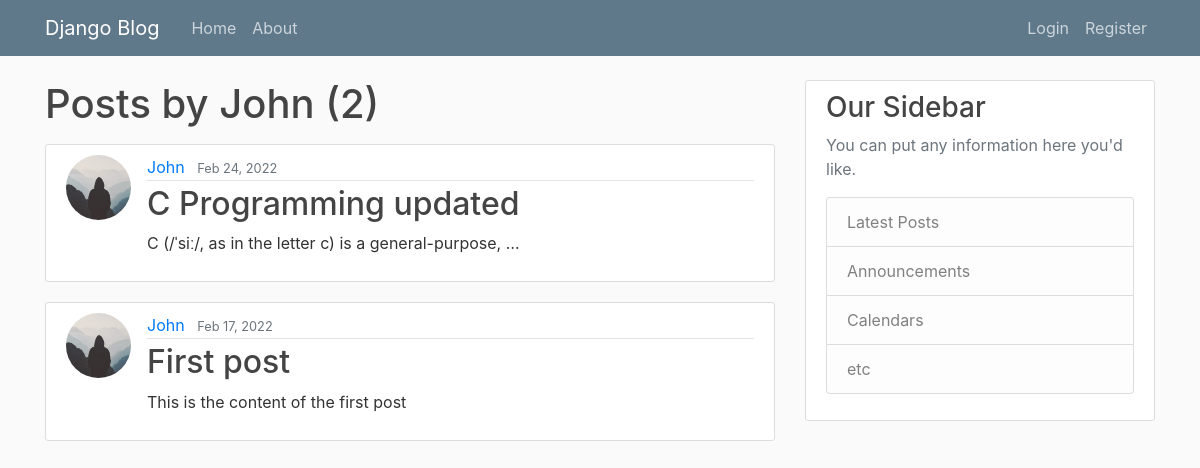
The app's page /user/John, older data.
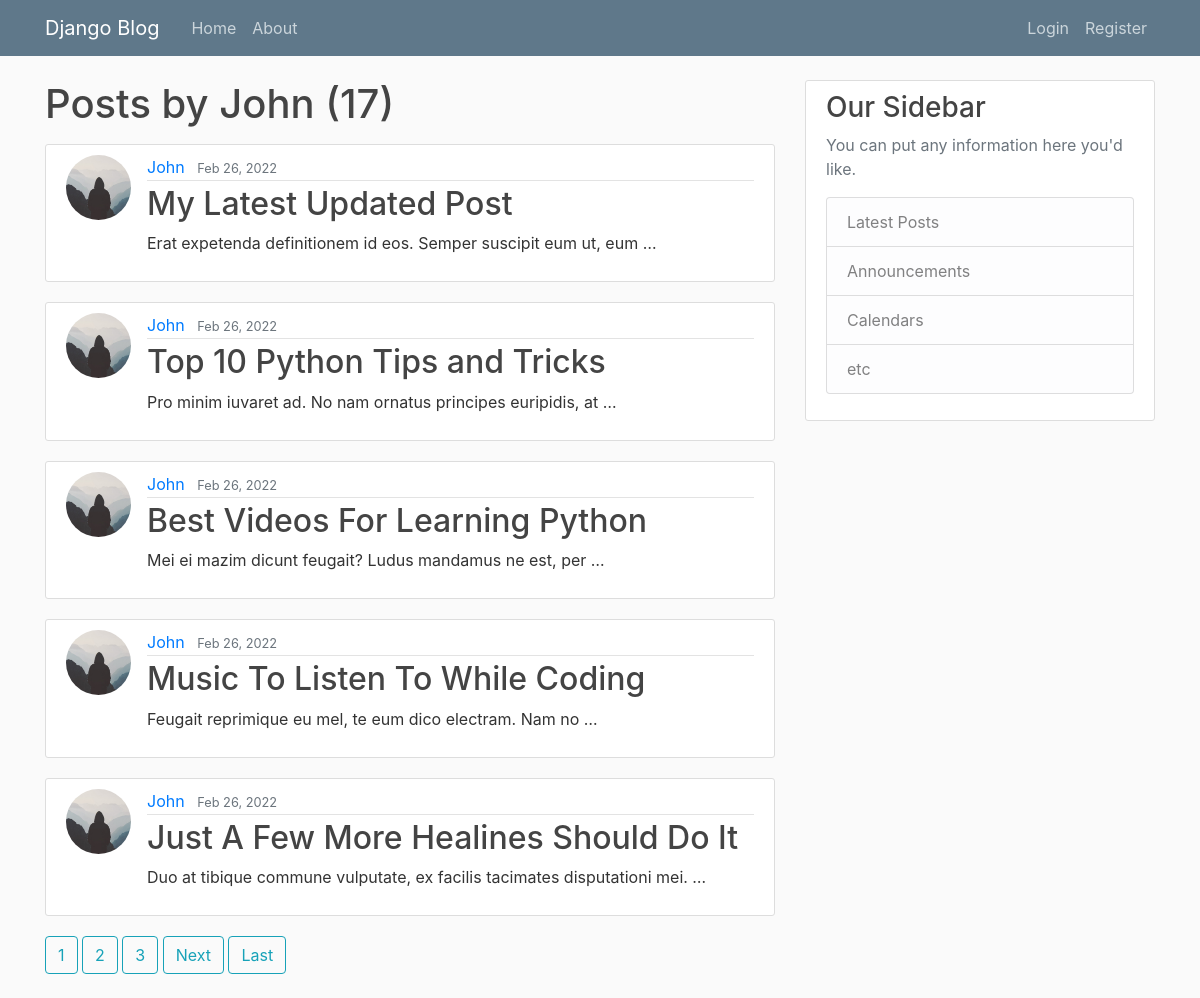
The same page, newer data.
### blog/models.py (models this page shows, shortened)
class Post(models.Model):
    title = models.CharField(max_length=100)
    content = models.TextField()
    date_posted = models.DateTimeField(default=timezone.now)
    author = models.ForeignKey(User, on_delete=models.CASCADE)
    def get_absolute_url(self):
        return reverse("blog-detail", kwargs={"pk": self.pk})

### users/models.py (models this page shows, shortened)
class Profile(models.Model):
    user = models.OneToOneField(User, on_delete=models.CASCADE)
    image = models.ImageField(default='default.jpg', upload_to='profile_pics')

### blog/views.py (the view)
# urls.py: path('user/<str:username>', UserPostListView.as_view(), name='user-posts'),
class UserPostListView(ListView):
    model = Post
    template_name = "blog/user_posts.html"
    context_object_name = 'posts'
    paginate_by = 5
    def get_queryset(self):
        user = get_object_or_404(User, username=self.kwargs.get('username'))
        return Post.objects.filter(author=user).order_by('-date_posted')

### blog/templates/blog/user_posts.html (shortened to what this page needs)
{% extends "blog/base.html" %}
{% block content %}
<h1 class="mb-3">Posts by {{ view.kwargs.username }} ({{ page_obj.paginator.count }})</h1>
{% for post in posts  %}
<article class="media content-section">
  <img class="rounded-circle article-img" src="{{ post.author.profile.image.url }}" alt="">
    <div class="media-body">
      <div class="article-metadata">
        <a class="mr-2" href="{% url 'user-posts' post.author.username %}">{{ post.author }}</a>
        <small class="text-muted">{{ post.date_posted|date:"M d, Y" }}</small>
      </div>
      <h2><a class="article-title" href="{{ post.get_absolute_url }}">{{ post.title }}</a></h2>
      <p class="article-content">{{ post.content|truncatewords:10 }}</p>
    </div>
  </article>
{% endfor %}
{% if is_paginated %}
  {% for num in page_obj.paginator.page_range %}
      {% if page_obj_number == num %}
      <a class="btn btn-info mb-4" href="?page={{ num }}">{{ num }}</a>
      {% elif num > page_obj.number|add:'-3' and num < page_obj.number|add:'3'  %}
      <a class="btn btn-outline-info mb-4" href="?page={{ num }}">{{ num }}</a>
      {% endif %}
  {% endfor %}
  {% if page_obj.has_next %}
    <a class="btn btn-outline-info mb-4" href="?page={{ page_obj.next_page_number }}">Next</a>
    <a class="btn btn-outline-info mb-4" href="?page={{ page_obj.paginator.num_pages }}">Last</a>
  {% endif %}
{% endif %}
{% endblock content %}

Row changes from the older to the newer data that the page shows:
no longer on this page (row unchanged): Post: author.profile.image (placeholder picture), author "John", date_posted "Feb 24, 2022", title "C Programming updated", content "C (/ˈsiː/, as in the letter c) is a general-purpose, …"
no longer on this page (row unchanged): Post: author.profile.image (placeholder picture), author "John", date_posted "Feb 17, 2022", title "First post", content "This is the content of the first post"
added Post: author.profile.image (placeholder picture), author "John", date_posted "Feb 26, 2022", title "My Latest Updated Post", content "Erat expetenda definitionem id eos. Semper suscipit eum ut, eum …"
added Post: author.profile.image (placeholder picture), author "John", date_posted "Feb 26, 2022", title "Top 10 Python Tips and Tricks", content "Pro minim iuvaret ad. No nam ornatus principes euripidis, at …"
added Post: author.profile.image (placeholder picture), author "John", date_posted "Feb 26, 2022", title "Best Videos For Learning Python", content "Mei ei mazim dicunt feugait? Ludus mandamus ne est, per …"
added Post: author.profile.image (placeholder picture), author "John", date_posted "Feb 26, 2022", title "Music To Listen To While Coding", content "Feugait reprimique eu mel, te eum dico electram. Nam no …"
added Post: author.profile.image (placeholder picture), author "John", date_posted "Feb 26, 2022", title "Just A Few More Healines Should Do It", content "Duo at tibique commune vulputate, ex facilis tacimates disputationi mei. …"
Text that changed along with them:
{{ page_obj.paginator.count }}: "2" → "17"
new list line: "1"
new list line: "2"
new list line: "3"
text now shown: "Next Last"
